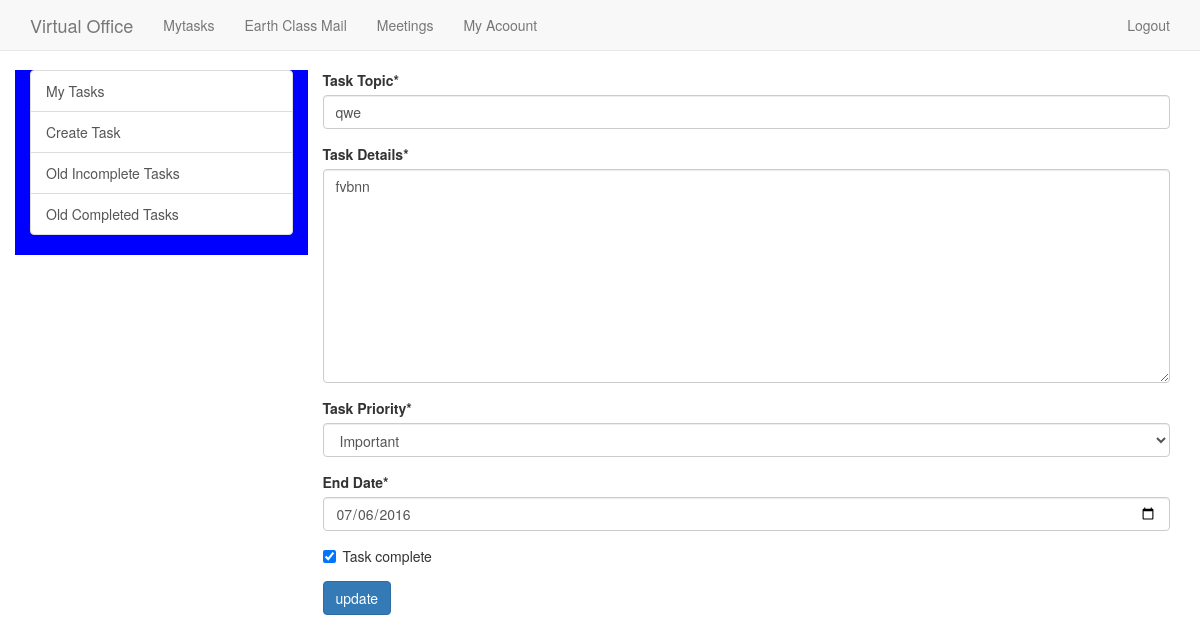
The app's page /tasks/1/update/ (signed in) with its own data.
### tasks/models.py (models this page shows, shortened)
class Tasks(models.Model):
	user=models.ForeignKey(User,on_delete=models.CASCADE)
	End_Date = models.DateField()
	timestamp = models.DateTimeField(auto_now_add=True, auto_now=False)
	updated = models.DateTimeField(auto_now_add=False, auto_now= True)
	Task_CHOICES = (
        ('Important', 'Important'),
        ('Normal', 'Normal'),
    )
	Task_Priority = models.CharField(
        max_length=15,
        choices=Task_CHOICES
    )
	Task_Topic = models.CharField(max_length=50)
	Task_Details = models.TextField()
	Task_complete = models.BooleanField(default=False)
	class Meta:
		ordering = ['End_Date']

### tasks/views.py (the view)
# urls.py: url(r'^(?P<pk>[0-9]+)/update/$',views.Updatetask.as_view(),name='Updatetask'),
@method_decorator(login_required,name='dispatch')
class Updatetask(generic.UpdateView):
	form_class = TaskuForm
	template_name_suffix='update'
	model = Tasks

### tasks/forms.py (shortened to what this page needs)
class TaskuForm(forms.ModelForm):
	class Meta:
		model=Tasks
		fields = ['Task_Topic','Task_Details','Task_Priority','End_Date','Task_complete']
		widgets = {
            'End_Date': DateInput(),
        }

### tasks/templates/tasks/tasksupdate.html (shortened to what this page needs)
{% extends 'basemain.html' %}
{% load crispy_forms_tags %}
{% block content%}
<div class="row">
{% include 'tasks/taskside.html'%}
	<div class="col-md-9 col-sm-6">
		<form method ='POST'>{%csrf_token%}
			{{form|crispy}}
			<input class='btn btn-primary' type='submit' value='update' />
		</form>
	</div>
</div>
{%endblock%}

### basic/static/css/navbar-fixed-top.css (style rules this page uses)
body { min-height: 2000px; padding-top: 70px; }

### records on screen
Tasks: Task_Topic "qwe", Task_Details "fvbnn", Task_Priority "Important", End_Date "07/06/2016", Task_complete "☑"
